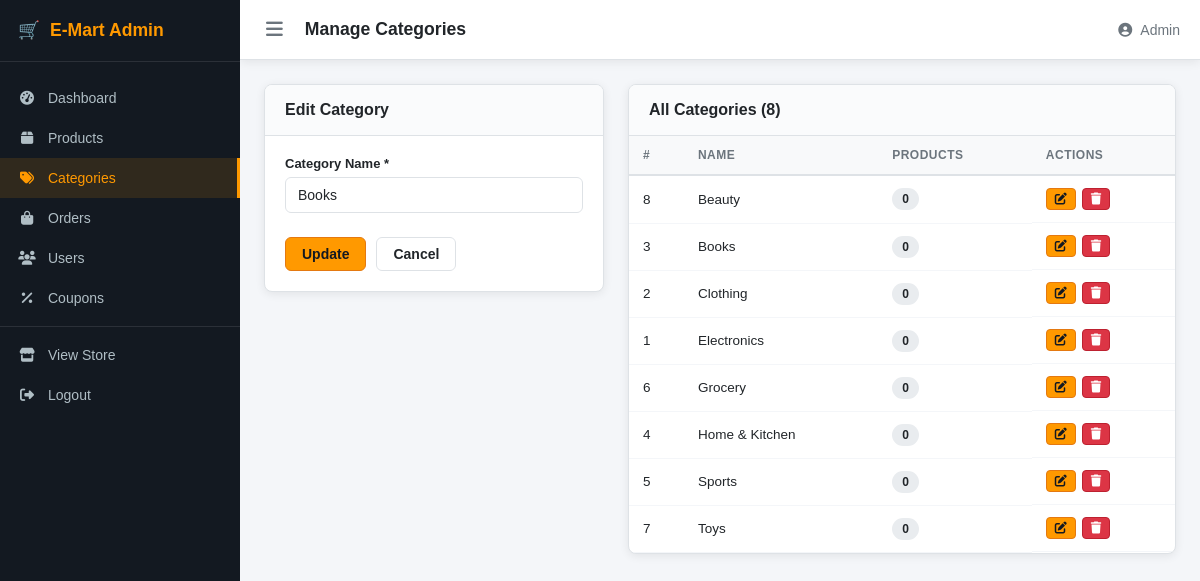
Page /admin/categories.php?edit=3 (signed in) on the committed database.
### tables this page shows
CREATE TABLE IF NOT EXISTS categories (
    id            INT AUTO_INCREMENT PRIMARY KEY,
    category_name VARCHAR(100) NOT NULL UNIQUE
);

### includes/connection.php (called while the page is built, shortened)
<?php
function sanitize($data) {
    return htmlspecialchars(strip_tags(trim($data)), ENT_QUOTES, 'UTF-8');
}

### admin/categories.php (the view, shortened to what this page needs)
<?php
require_once 'includes/admin_header.php';
$editing = null;
if (isset($_GET['edit'])) {
    $eid = (int)$_GET['edit'];
    $es  = $conn->prepare("SELECT * FROM categories WHERE id=? LIMIT 1");
    $es->bind_param("i", $eid);
    $es->execute();
    $editing = $es->get_result()->fetch_assoc();
}
$categories = $conn->query(
    "SELECT c.*, COUNT(p.id) AS product_count
     FROM categories c LEFT JOIN products p ON p.category_id = c.id
     GROUP BY c.id ORDER BY c.category_name"
)->fetch_all(MYSQLI_ASSOC);
?>
<div class="admin-layout-two-col">
    <div class="admin-card">
        <div class="admin-card-header">
            <h3><?= $editing ? 'Edit Category' : 'Add Category' ?></h3>
        </div>
        <form method="POST" class="admin-form">
            <div class="form-group">
                <label>Category Name *</label>
                <input type="text" name="category_name" required
                       value="<?= sanitize($editing['category_name'] ?? '') ?>"
                       placeholder="e.g. Electronics">
            </div>
            <div class="form-actions">
                <button type="submit" class="btn btn-primary">
                    <?= $editing ? 'Update' : 'Add Category' ?>
                </button>
                <?php if ($editing): ?>
                <a href="categories.php" class="btn btn-outline">Cancel</a>
                <?php endif; ?>
            </div>
        </form>
    </div>
    <div class="admin-card">
        <div class="admin-card-header">
            <h3>All Categories (<?= count($categories) ?>)</h3>
        </div>
        <div class="table-responsive">
            <table class="admin-table">
                <thead>
                    <tr><th>#</th><th>Name</th><th>Products</th><th>Actions</th></tr>
                </thead>
                <tbody>
                    <?php foreach ($categories as $c): ?>
                    <tr>
                        <td><?= $c['id'] ?></td>
                        <td><?= sanitize($c['category_name']) ?></td>
                        <td>
                            <span class="badge"><?= $c['product_count'] ?></span>
                        </td>
                        <td class="action-btns">
                            <a href="categories.php?edit=<?= $c['id'] ?>"
                               class="btn btn-xs btn-primary">
                                <i class="fas fa-edit"></i>
                            </a>
                            <a href="categories.php?delete=<?= $c['id'] ?>"
                               class="btn btn-xs btn-danger"
                               onclick="return confirm('Delete this category? Products will also be removed!')">
                                <i class="fas fa-trash"></i>
                            </a>
                        </td>
                    </tr>
                    <?php endforeach; ?>
                </tbody>
            </table>
        </div>
    </div>
</div>
<?php require_once 'includes/admin_footer.php'; ?>

### assets/css/admin.css (style rules this page uses)
:root { --sidebar-w: 240px; --topbar-h: 60px; --primary: #ff9900; --dark: #131921; --dark2: #232f3e; --accent: #146eb4; --white: #ffffff; --bg: #f4f6f9; --border: #dee2e6; --text: #212529; --text-muted:#6c757d; --success: #28a745; --danger: #dc3545; --warning: #ffc107; --info: #17a2b8; --shadow: 0 2px 10px rgba(0,0,0,.08); --radius: 8px; }
*, *::before, *::after { box-sizing: border-box; margin: 0; padding: 0; }
body { font-family: Arial, sans-serif; background: var(--bg); color: var(--text); font-size: 14px; }
a { text-decoration: none; color: var(--accent); }
input, select, textarea, button { font-family: inherit; font-size: 14px; }
.admin-card { background: var(--white); border: 1px solid var(--border); border-radius: var(--radius); box-shadow: var(--shadow); margin-bottom: 24px; overflow: hidden; }
.admin-card-header { display: flex; align-items: center; justify-content: space-between; padding: 16px 20px; border-bottom: 1px solid var(--border); background: #fafbfc; }
.admin-card-header h3 { font-size: 1rem; font-weight: 700; }
.table-responsive { overflow-x: auto; }
.admin-table { width: 100%; border-collapse: collapse; font-size: 13.5px; }
.admin-table th { background: #f8f9fa; padding: 12px 14px; text-align: left; font-weight: 700; font-size: 12px; text-transform: uppercase; letter-spacing: .5px; color: var(--text-muted); border-bottom: 2px solid var(--border); white-space: nowrap; }
.admin-table td { padding: 12px 14px; border-bottom: 1px solid var(--bg); vertical-align: middle; }
.admin-form { padding: 20px; display: flex; flex-direction: column; gap: 16px; }
.form-group { display: flex; flex-direction: column; gap: 6px; }
.form-group label { font-weight: 600; font-size: 13px; color: var(--text); }
.form-group input, .form-group select, .form-group textarea { padding: 9px 12px; border: 1px solid var(--border); border-radius: 6px; outline: none; background: var(--white); color: var(--text); transition: border-color .2s; }
.form-actions { display: flex; gap: 10px; padding-top: 8px; }
.admin-layout-two-col { display: grid; grid-template-columns: 340px 1fr; gap: 24px; align-items: start; }
.btn { display: inline-flex; align-items: center; gap: 6px; padding: 8px 16px; border-radius: 6px; border: none; cursor: pointer; font-weight: 600; transition: all .2s; text-decoration: none; white-space: nowrap; font-size: 14px; }
.btn-primary { background: var(--primary); color: var(--dark); border: 1px solid #e47911; }
.btn-outline { background: transparent; color: var(--text); border: 1px solid var(--border); }
.btn-danger { background: var(--danger); color: var(--white); border: 1px solid #bd2130; }
.btn-xs { padding: 4px 8px; font-size: 12px; border-radius: 4px; }
.action-btns { display: flex; gap: 6px; }
.badge { display: inline-block; padding: 4px 10px; border-radius: 20px; font-size: 12px; font-weight: 700; background: #e9ecef; color: var(--text); }

### rows in the picture
categories: category_name "Books", id "3", product_count "0"
categories: id "8", category_name "Beauty", product_count "0"
categories: id "2", category_name "Clothing", product_count "0"
categories: id "1", category_name "Electronics", product_count "0"
categories: id "6", category_name "Grocery", product_count "0"
categories: id "4", category_name "Home & Kitchen", product_count "0"
categories: id "5", category_name "Sports", product_count "0"
categories: id "7", category_name "Toys", product_count "0"

### other values in the picture
$pageTitle "Manage Categories"
$_SESSION['username'] "Admin"
count($categories) "8"
